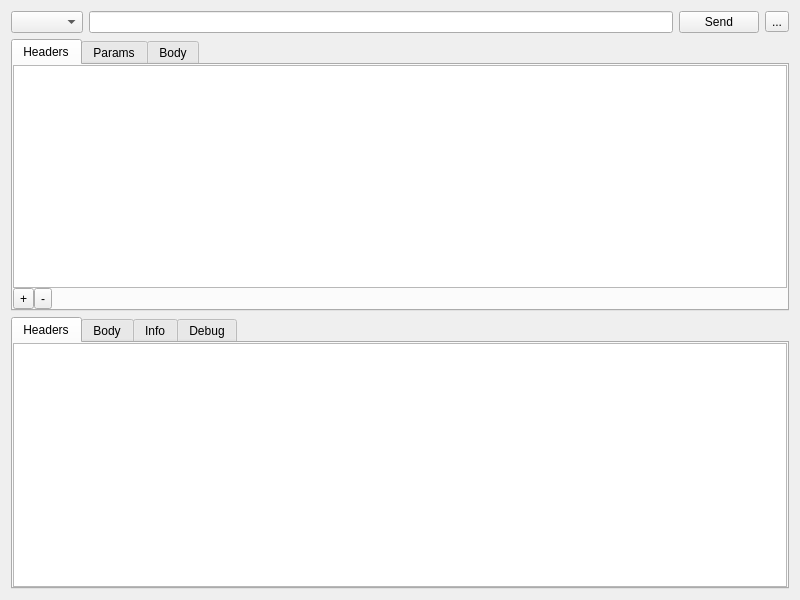
<?xml version="1.0" encoding="UTF-8"?>
<ui version="4.0">
 <class>RequestWidget</class>
 <widget class="QWidget" name="RequestWidget">
  <property name="geometry">
   <rect>
    <x>0</x>
    <y>0</y>
    <width>800</width>
    <height>600</height>
   </rect>
  </property>
  <property name="windowTitle">
   <string>RequestWidget</string>
  </property>
  <layout class="QVBoxLayout" name="verticalLayout">
   <item>
    <layout class="QHBoxLayout" name="horizontalLayout">
     <item>
      <widget class="MethodComboBox" name="methodComboBox"/>
     </item>
     <item>
      <widget class="QLineEdit" name="urlLineEdit">
       <property name="text">
        <string/>
       </property>
      </widget>
     </item>
     <item>
      <widget class="QPushButton" name="sendButton">
       <property name="text">
        <string>Send</string>
       </property>
       <property name="shortcut">
        <string>Ctrl+Return</string>
       </property>
      </widget>
     </item>
     <item>
      <widget class="QToolButton" name="saveButton">
       <property name="text">
        <string>...</string>
       </property>
      </widget>
     </item>
    </layout>
   </item>
   <item>
    <widget class="QTabWidget" name="requestTabWidget">
     <property name="currentIndex">
      <number>0</number>
     </property>
     <widget class="QWidget" name="headersTab">
      <attribute name="title">
       <string>Headers</string>
      </attribute>
      <layout class="QVBoxLayout" name="verticalLayout_2">
       <property name="spacing">
        <number>0</number>
       </property>
       <property name="leftMargin">
        <number>0</number>
       </property>
       <property name="topMargin">
        <number>0</number>
       </property>
       <property name="rightMargin">
        <number>0</number>
       </property>
       <property name="bottomMargin">
        <number>0</number>
       </property>
       <item>
        <widget class="PropertyTableWidget" name="requestHeadersTableWidget"/>
       </item>
       <item>
        <layout class="QHBoxLayout" name="reqHeaderButtonLayout">
         <property name="spacing">
          <number>0</number>
         </property>
         <item>
          <widget class="QToolButton" name="addReqHeaderButton">
           <property name="text">
            <string>+</string>
           </property>
          </widget>
         </item>
         <item>
          <widget class="QToolButton" name="removeReqHeaderButton">
           <property name="text">
            <string>-</string>
           </property>
          </widget>
         </item>
         <item>
          <spacer name="horizontalSpacer">
           <property name="orientation">
            <enum>Qt::Horizontal</enum>
           </property>
           <property name="sizeHint" stdset="0">
            <size>
             <width>40</width>
             <height>20</height>
            </size>
           </property>
          </spacer>
         </item>
        </layout>
       </item>
      </layout>
     </widget>
     <widget class="QWidget" name="paramsTab">
      <attribute name="title">
       <string>Params</string>
      </attribute>
      <layout class="QVBoxLayout" name="verticalLayout_3">
       <property name="spacing">
        <number>0</number>
       </property>
       <property name="leftMargin">
        <number>0</number>
       </property>
       <property name="topMargin">
        <number>0</number>
       </property>
       <property name="rightMargin">
        <number>0</number>
       </property>
       <property name="bottomMargin">
        <number>0</number>
       </property>
       <item>
        <widget class="PropertyTableWidget" name="requestParamsTableWidget"/>
       </item>
       <item>
        <layout class="QHBoxLayout" name="horizontalLayout_2">
         <property name="spacing">
          <number>0</number>
         </property>
         <item>
          <widget class="QToolButton" name="addReqParamButton">
           <property name="text">
            <string>+</string>
           </property>
          </widget>
         </item>
         <item>
          <widget class="QToolButton" name="removeReqParamButton">
           <property name="text">
            <string>-</string>
           </property>
          </widget>
         </item>
         <item>
          <spacer name="horizontalSpacer_2">
           <property name="orientation">
            <enum>Qt::Horizontal</enum>
           </property>
           <property name="sizeHint" stdset="0">
            <size>
             <width>40</width>
             <height>20</height>
            </size>
           </property>
          </spacer>
         </item>
        </layout>
       </item>
      </layout>
     </widget>
     <widget class="QWidget" name="bodyTab">
      <attribute name="title">
       <string>Body</string>
      </attribute>
      <layout class="QVBoxLayout" name="verticalLayout_4">
       <property name="spacing">
        <number>0</number>
       </property>
       <property name="leftMargin">
        <number>0</number>
       </property>
       <property name="topMargin">
        <number>0</number>
       </property>
       <property name="rightMargin">
        <number>0</number>
       </property>
       <property name="bottomMargin">
        <number>0</number>
       </property>
       <item>
        <layout class="QHBoxLayout" name="horizontalLayout_3">
         <item>
          <widget class="ContentTypeComboBox" name="reqContentTypeComboBox"/>
         </item>
         <item>
          <spacer name="horizontalSpacer_3">
           <property name="orientation">
            <enum>Qt::Horizontal</enum>
           </property>
           <property name="sizeHint" stdset="0">
            <size>
             <width>40</width>
             <height>20</height>
            </size>
           </property>
          </spacer>
         </item>
        </layout>
       </item>
       <item>
        <widget class="QStackedWidget" name="reqBodyStackedWidget">
         <property name="currentIndex">
          <number>0</number>
         </property>
         <widget class="QWidget" name="page0"/>
         <widget class="QWidget" name="page1">
          <layout class="QGridLayout" name="gridLayout">
           <property name="leftMargin">
            <number>0</number>
           </property>
           <property name="topMargin">
            <number>0</number>
           </property>
           <property name="rightMargin">
            <number>0</number>
           </property>
           <property name="bottomMargin">
            <number>0</number>
           </property>
           <property name="spacing">
            <number>0</number>
           </property>
           <item row="0" column="0">
            <widget class="QPlainTextEdit" name="reqBodyTextWidget"/>
           </item>
          </layout>
         </widget>
         <widget class="QWidget" name="page2">
          <layout class="QVBoxLayout" name="verticalLayout_5">
           <property name="spacing">
            <number>0</number>
           </property>
           <property name="leftMargin">
            <number>0</number>
           </property>
           <property name="topMargin">
            <number>0</number>
           </property>
           <property name="rightMargin">
            <number>0</number>
           </property>
           <property name="bottomMargin">
            <number>0</number>
           </property>
           <item>
            <widget class="PropertyTableWidget" name="reqBodyTableWidget"/>
           </item>
           <item>
            <layout class="QHBoxLayout" name="horizontalLayout_4">
             <property name="spacing">
              <number>0</number>
             </property>
             <item>
              <widget class="QToolButton" name="addReqBodyPropButton">
               <property name="text">
                <string>+</string>
               </property>
              </widget>
             </item>
             <item>
              <widget class="QToolButton" name="removeReqBodyPropButton">
               <property name="text">
                <string>-</string>
               </property>
              </widget>
             </item>
             <item>
              <spacer name="reqBodySpacer">
               <property name="orientation">
                <enum>Qt::Horizontal</enum>
               </property>
               <property name="sizeHint" stdset="0">
                <size>
                 <width>40</width>
                 <height>20</height>
                </size>
               </property>
              </spacer>
             </item>
            </layout>
           </item>
          </layout>
         </widget>
        </widget>
       </item>
      </layout>
     </widget>
    </widget>
   </item>
   <item>
    <widget class="QTabWidget" name="responseTabWidget">
     <property name="currentIndex">
      <number>0</number>
     </property>
     <widget class="PropertyTableWidget" name="responseHeadersTableWidget">
      <attribute name="title">
       <string>Headers</string>
      </attribute>
     </widget>
     <widget class="QPlainTextEdit" name="responseBodyPlainTextEdit">
      <property name="readOnly">
       <bool>true</bool>
      </property>
      <attribute name="title">
       <string>Body</string>
      </attribute>
     </widget>
     <widget class="PropertyTableWidget" name="infoTableWidget">
      <attribute name="title">
       <string>Info</string>
      </attribute>
     </widget>
     <widget class="QPlainTextEdit" name="debugPlainTextEdit">
      <property name="readOnly">
       <bool>true</bool>
      </property>
      <attribute name="title">
       <string>Debug</string>
      </attribute>
     </widget>
    </widget>
   </item>
  </layout>
 </widget>
 <customwidgets>
  <customwidget>
   <class>PropertyTableWidget</class>
   <extends>QTableWidget</extends>
   <header>PropertyTableWidget.h</header>
  </customwidget>
  <customwidget>
   <class>MethodComboBox</class>
   <extends>QComboBox</extends>
   <header>MethodComboBox.h</header>
  </customwidget>
  <customwidget>
   <class>ContentTypeComboBox</class>
   <extends>QComboBox</extends>
   <header>ContentTypeComboBox.h</header>
  </customwidget>
 </customwidgets>
 <resources/>
 <connections/>
</ui>
